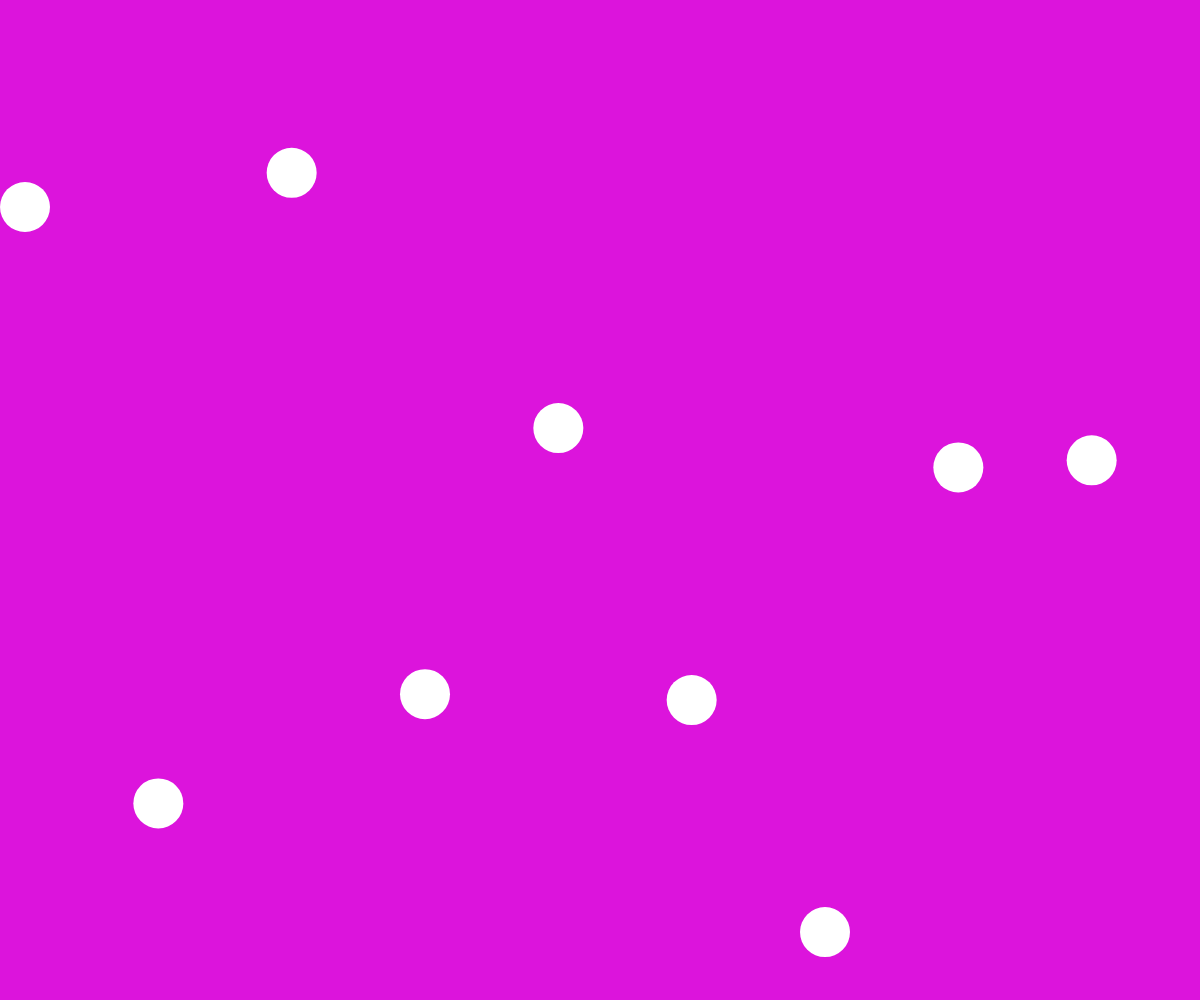
Frame 1 (no input)
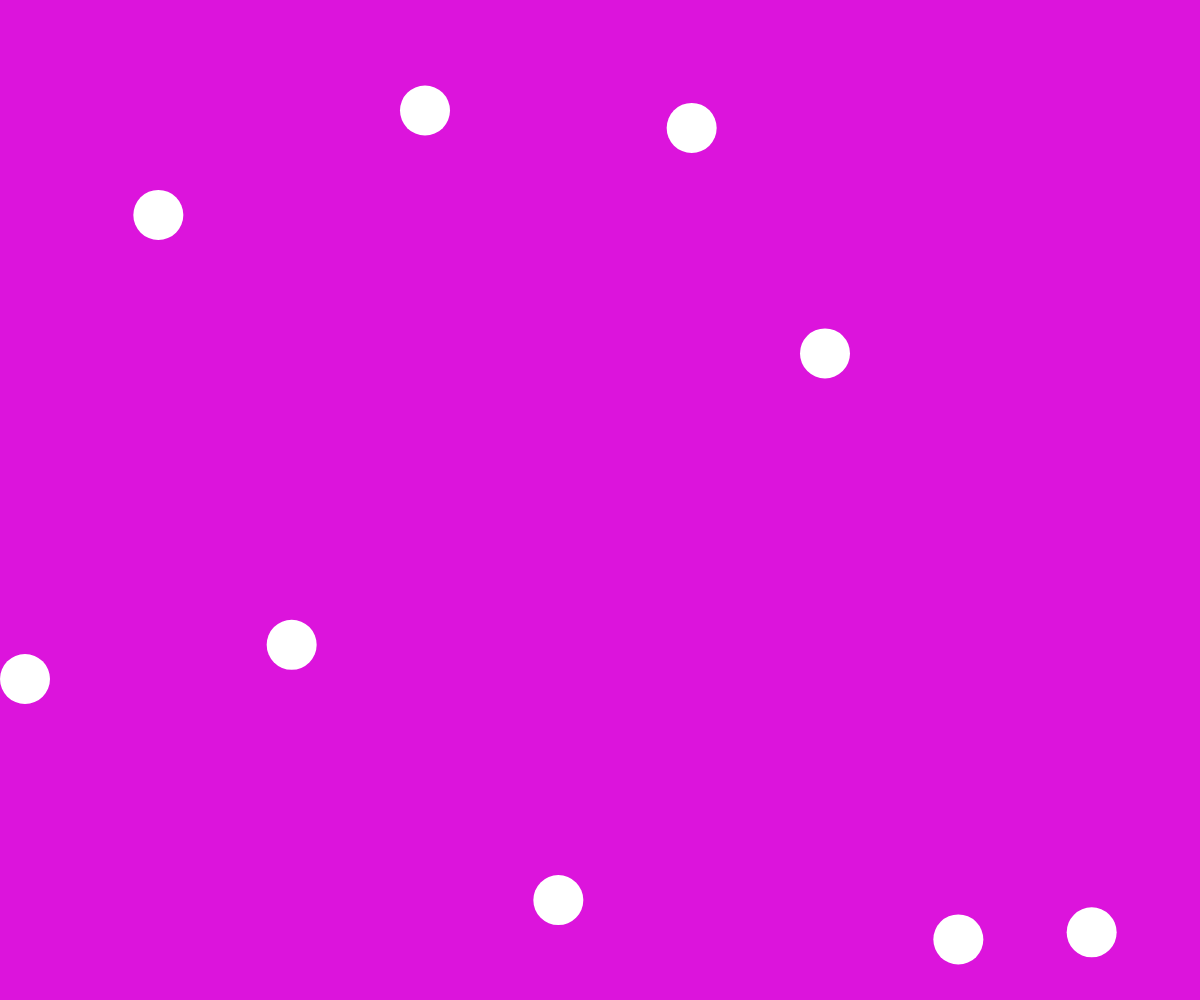
Frame 60 (no input)
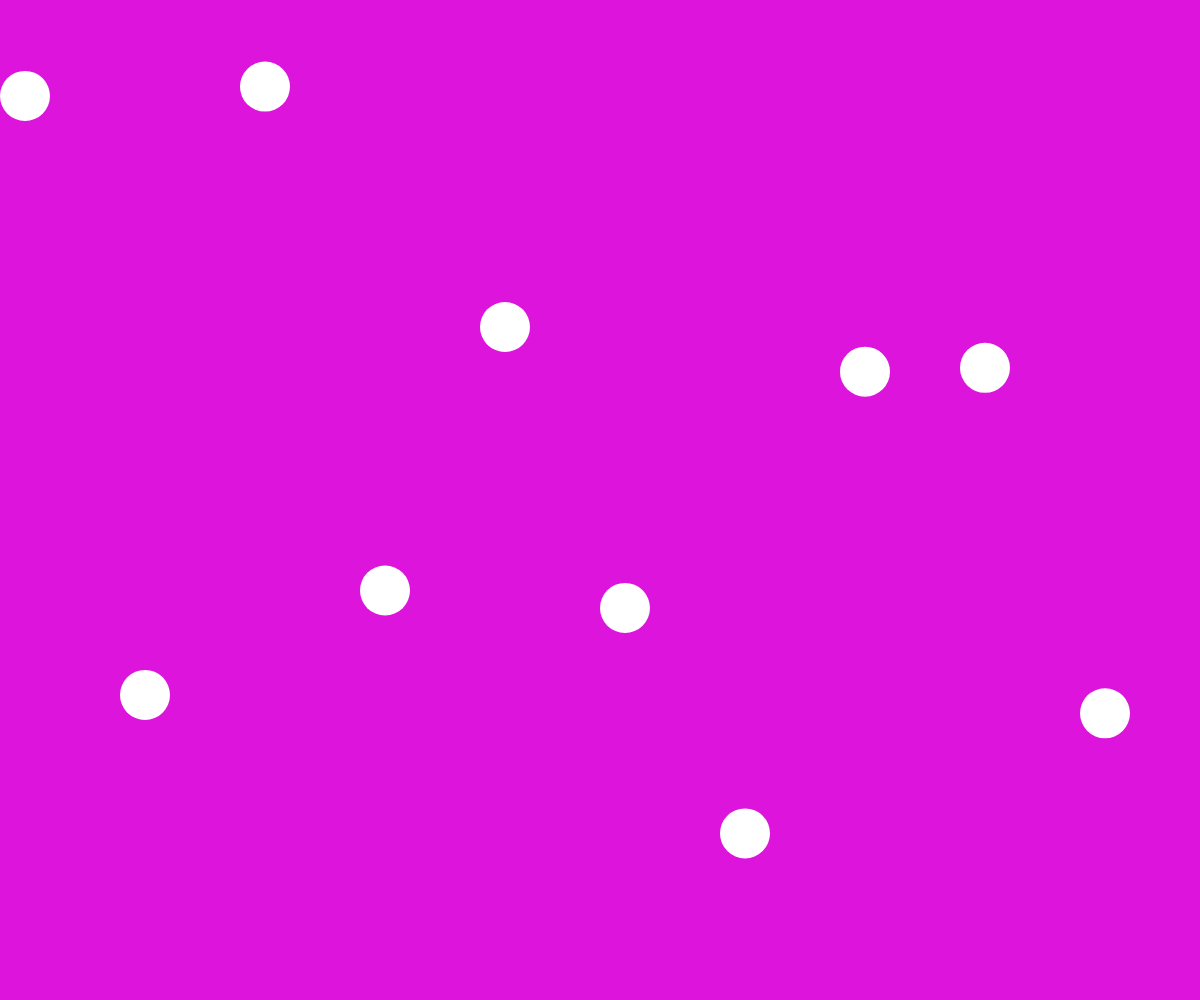
Frame 120 (the mouse pressed at the canvas centre since frame 60)

The p5.js sketch that drew these frames (run headless with seeded random() and noise() and a simulated clock; from frame 60 on, the mouse is pressed at the canvas centre):

// p5.js sketch
// ── sketch.js
// TODO: add more circles using lists

let numCircles;
let ypos = [];
let xpos = [];
let diam = [];

function setup() {
  createCanvas(windowWidth, windowHeight);
  noStroke();

  numCircles = 10;
  //numCircles = int(width/25);

  for (let index = 0; index < numCircles; index += 1) {
    xpos.push(random(width));
    ypos.push(random(height));
    diam.push(random(30,100));
    print(xpos,ypos);

  }
}

function draw() {
  background(220, 20, 220);
  //ellipse(width / 2-100, ypos[0], 50);
  //ellipse(width / 2, ypos[1], 50);
  //ellipse(width / 2 + 100, ypos[2], 50);

  for (let index = 0; index < ypos.length; index += 1) {
    let xpos = map(index, 0, ypos.length-1, 0, width);

    ellipse(xpos + 25, ypos[index], 50);
    ypos[index] += 8;
    if (ypos[index] > height) {
      ypos[index] = random(-60, -30);
    }
  }
}

function mousePressed(){
  ypos.push(random(height));
  xpos.push(random(height));
}

// let numCircles = 10; // Set the number of circles
// let xpos = [];
// let ypos = [];

// function setup() {
//   createCanvas(windowWidth, windowHeight);
//   noStroke();

//   for (let idx = 0; idx < numCircles; idx += 1) {
//     ypos.push(random(height));
//     xpos.push(random(width)); // Initial random x positions
//   }
// }

// function draw() {
//   background(220, 20, 220);

//   for (let idx = 0; idx < ypos.length; idx += 1) {
//     let x = xpos[idx];
//     ellipse(x, ypos[idx], 50);

//     ypos[idx] += 8;
//     if (ypos[idx] > height) {
//       ypos[idx] = random(-60, -30);
//     }
//   }
// }

// function mousePressed() {
//   ypos.push(random(-60, -30)); // Add new circle off-screen
//   xpos.push(random(width));    // Random x position for the new circle
// }
